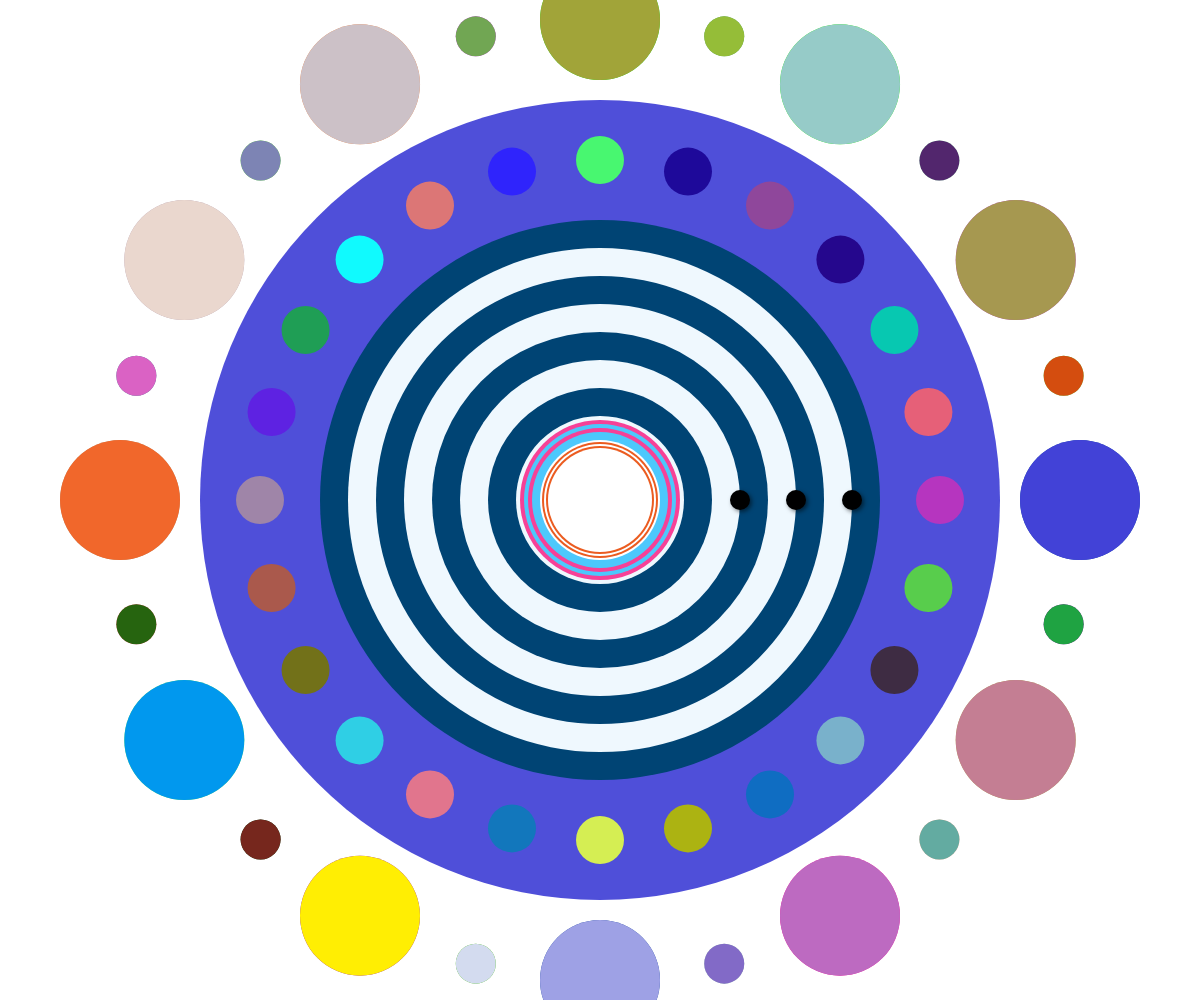
Frame 1 (no input)
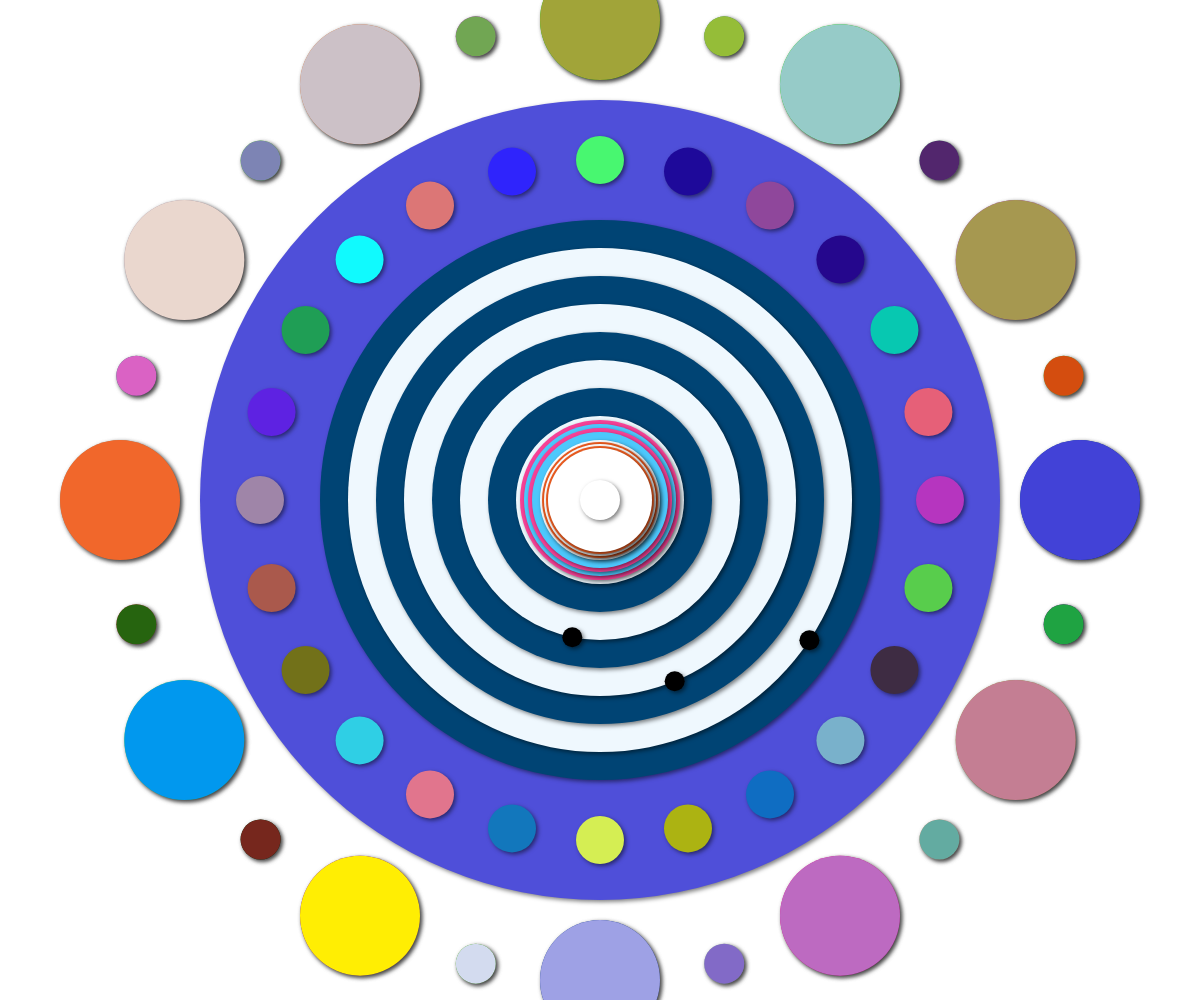
Frame 60 (no input)
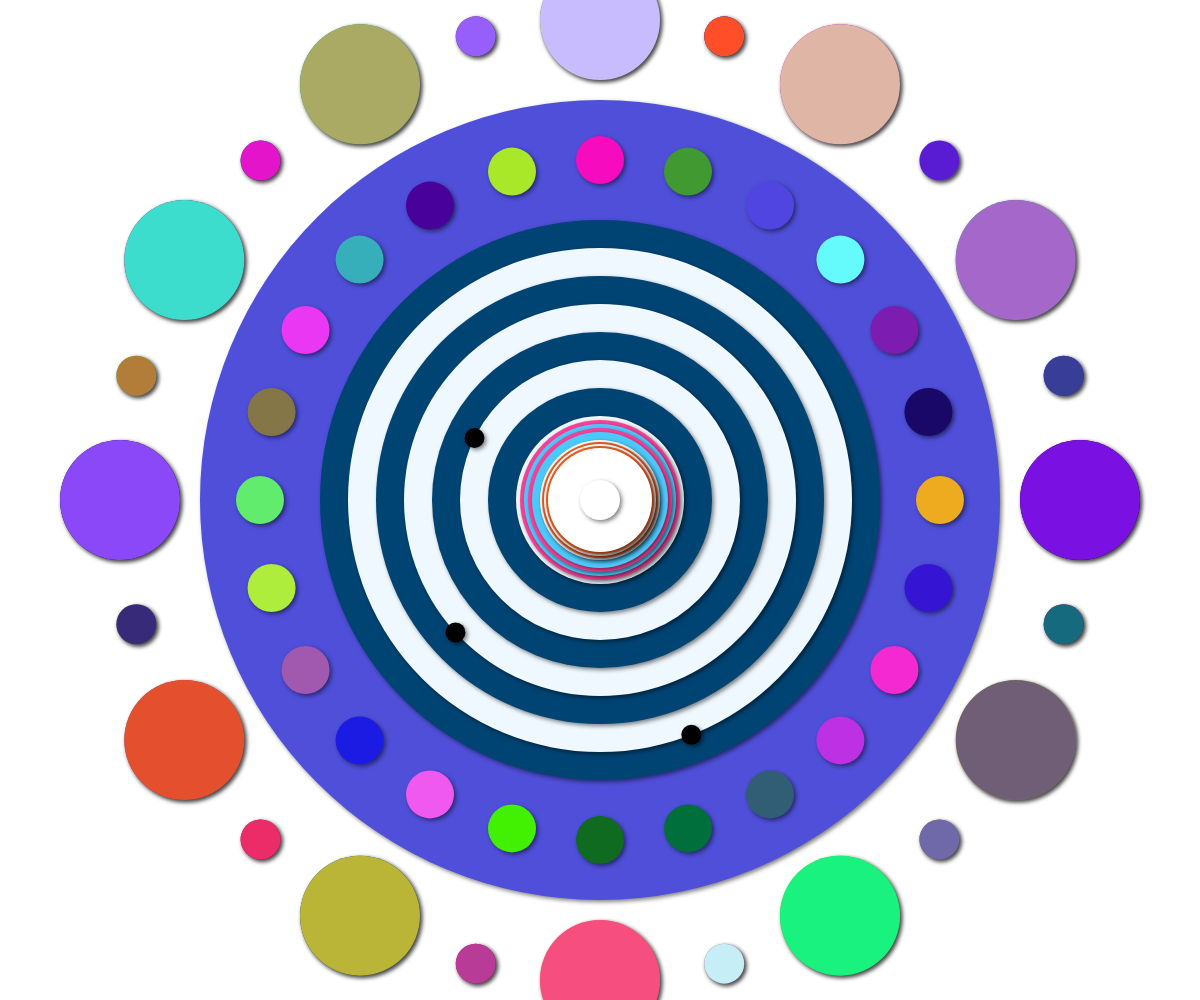
Frame 120 (the mouse pressed at the canvas centre since frame 60)

The p5.js sketch that drew these frames (run headless with seeded random() and noise() and a simulated clock; from frame 60 on, the mouse is pressed at the canvas centre):

// p5.js sketch
// ── sketch.js
let clockX, clockY, clockSize;  // 定义时钟中心坐标和大小
let colors = [];                // 主时钟颜色数组
let altColors = [];             // 交替圆环颜色数组
let balls = [];                 // 存储圆球的数组，包括角度和速度

function setup() {
  createCanvas(windowWidth, windowHeight);
  clockSize = min(windowWidth, windowHeight) * 0.8;  // 计算时钟大小
  clockX = windowWidth / 2;                          // 设置时钟中心X坐标
  clockY = windowHeight / 2;                         // 设置时钟中心Y坐标
  
  // 初始化主时钟的颜色
  for (let i = 0; i < 24; i++) {
    colors.push([random(255), random(255), random(255)]);
  }

  // 初始化交替圆环的颜色
  for (let i = 0; i < 48; i++) {
    altColors.push([random(255), random(255), random(255)]);
  }

  // 初始化小圆球的位置和速度
  balls = [
    {radius: clockSize * 0.63 / 2, speed: 0.01, angle: 0},  // 对应第三圈
    {radius: clockSize * 0.49 / 2, speed: 0.02, angle: 0},  // 对应第五圈
    {radius: clockSize * 0.35 / 2, speed: 0.03, angle: 0}   // 对应第七圈
  ];

  loop();  // 启用持续更新
}

function draw() {
  drawClock();
}

function drawClock() {
  background(255);  // 设置背景颜色为白色
  drawMainCircles();
  drawRandomColoredCircles();
  drawAlternatingCircles();
  drawMovingBalls();
}

function drawMainCircles() {
  fill(79, 79, 217);
  noStroke();
  ellipse(clockX, clockY, clockSize);  // 第一圈
  fill(0, 68, 116);
  ellipse(clockX, clockY, clockSize * 0.7);  // 第二圈
  fill(239, 248, 254);
  ellipse(clockX, clockY, clockSize * 0.63);  // 第三圈
  fill(0, 68, 116);
  ellipse(clockX, clockY, clockSize * 0.56);  // 第四圈
  fill(239, 248, 254);
  ellipse(clockX, clockY, clockSize * 0.49);  // 第五圈
  fill(0, 68, 116);
  ellipse(clockX, clockY, clockSize * 0.42);  // 第六圈
  fill(239, 248, 254);
  ellipse(clockX, clockY, clockSize * 0.35);  // 第七圈
  fill(0, 68, 116);
  ellipse(clockX, clockY, clockSize * 0.28);  // 第八圈
  fill(239, 248, 254);
  ellipse(clockX, clockY, clockSize * 0.21);  // 第九圈
  fill(247,65,151);
  ellipse(clockX, clockY, clockSize * 0.2);   // 第十圈
  fill(77,200,252);
  ellipse(clockX, clockY, clockSize * 0.19);  // 第十一圈
  fill(247,65,151);
  ellipse(clockX, clockY, clockSize * 0.18);  // 第十二圈
  fill(77,200,252);
  ellipse(clockX, clockY, clockSize * 0.17);  // 第十三圈
  fill(255);
  ellipse(clockX, clockY, clockSize * 0.15);  // 第十四圈
  fill(235,92,32);
  ellipse(clockX, clockY, clockSize * 0.145); // 第十五圈
  fill(255);
  ellipse(clockX, clockY, clockSize * 0.14);  // 第十六圈
  fill(235,92,32);
  ellipse(clockX, clockY, clockSize * 0.135); // 第十七圈
  fill(255);
  ellipse(clockX, clockY, clockSize * 0.13);  // 第十八圈
  fill(255);
  ellipse(clockX, clockY, clockSize * 0.05);  // 第十九圈
}

function drawRandomColoredCircles() {
  let angleStep = TWO_PI / 24;
  let innerRadius = clockSize * 0.7 / 2;  // 内圈半径
  let outerRadius = clockSize / 2;        // 外圈半径

  for (let i = 0; i < 24; i++) {
    let angle = i * angleStep;
    let x = clockX + cos(angle) * ((innerRadius + outerRadius) / 2);
    let y = clockY + sin(angle) * ((innerRadius + outerRadius) / 2);

    fill(colors[i]);
    ellipse(x, y, clockSize * 0.06);  // 绘制随机颜色的圆
  }
}

function drawAlternatingCircles() {
  let angleStep = TWO_PI / 24;  // 注意这里要绘制48个交替的圆
  let radius = clockSize * 0.6;

  for (let i = 0; i < 48; i++) {
    let angle = i * angleStep;
    let x = clockX + cos(angle) * radius;
    let y = clockY + sin(angle) * radius;
    let size = (i % 2 === 0) ? clockSize * 0.15 : clockSize * 0.05;

    fill(altColors[i]);
    ellipse(x, y, size);
  }
}

function drawMovingBalls() {
  drawingContext.shadowOffsetX = 2;
  drawingContext.shadowOffsetY = 2;
  drawingContext.shadowBlur = 4;
  drawingContext.shadowColor = 'rgba(0, 0, 0, 0.5)';
  fill(0);  // 小圆球颜色设置为黑色

  balls.forEach(ball => {
    let x = clockX + cos(ball.angle) * ball.radius;
    let y = clockY + sin(ball.angle) * ball.radius;
    ellipse(x, y, clockSize * 0.025);  // 小圆球直径减半
    ball.angle += ball.speed;  // 更新圆球的角度，使其顺时针运动
  });
}

function windowResized() {
  resizeCanvas(windowWidth, windowHeight);
  clockSize = min(windowWidth, windowHeight) * 0.8;
  clockX = windowWidth / 2;
  clockY = windowHeight / 2;

  // 更新小圆球的半径以适应新的尺寸
  balls.forEach(ball => {
    ball.radius = clockSize * (ball.speed * 63 - 0.315);  // 根据速度更新半径
  });

  drawClock();
}

function randomizeColors() {
  // 重新生成所有圆的颜色
  for (let i = 0; i < 24; i++) {
    colors[i] = [random(255), random(255), random(255)];
  }
  for (let i = 0; i < 48; i++) {
    altColors[i] = [random(255), random(255), random(255)];
  }
}

function mousePressed() {
  randomizeColors();
  drawClock();
}
